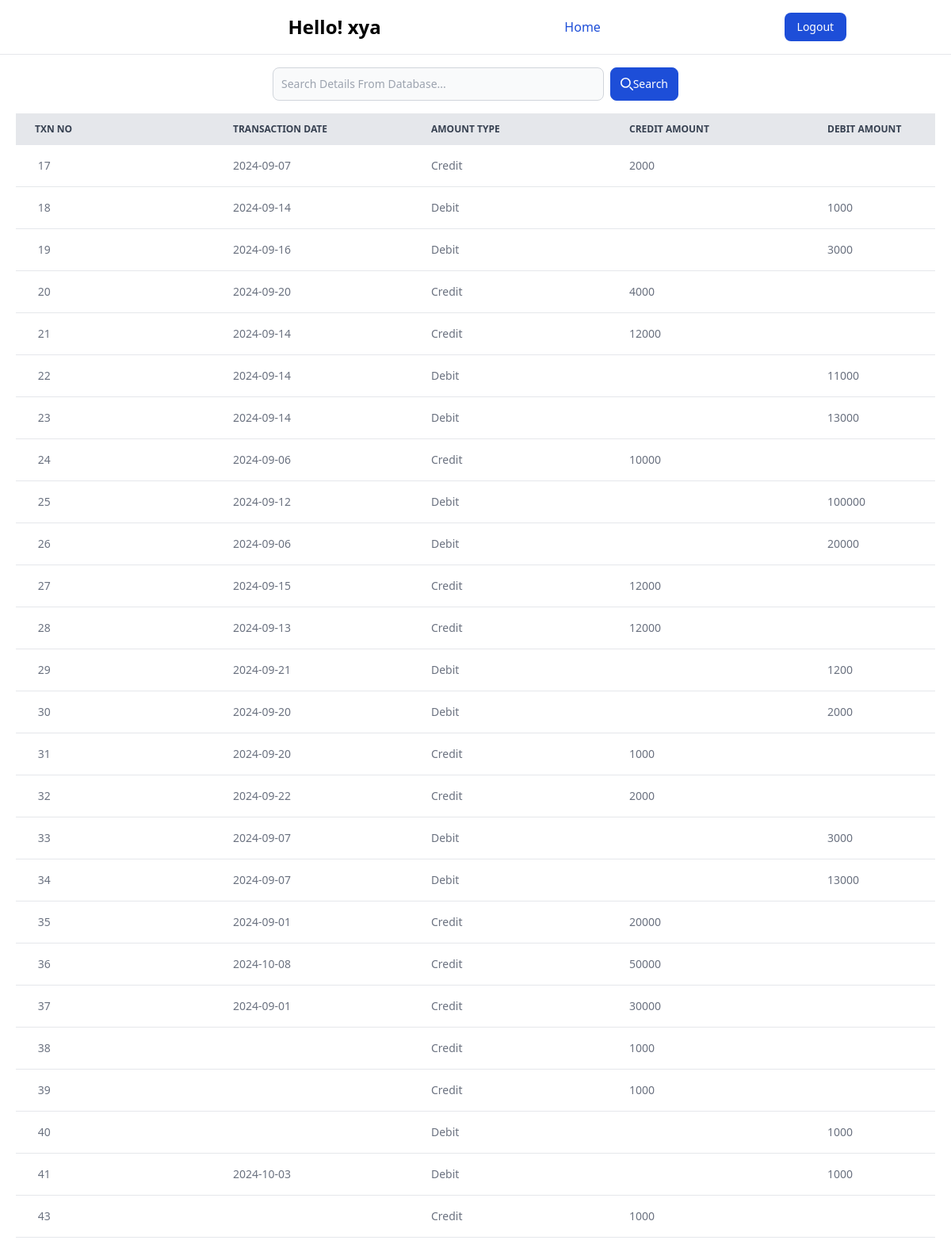
/txn/txn_report.php (signed in), run on an earlier commit of the app's database.
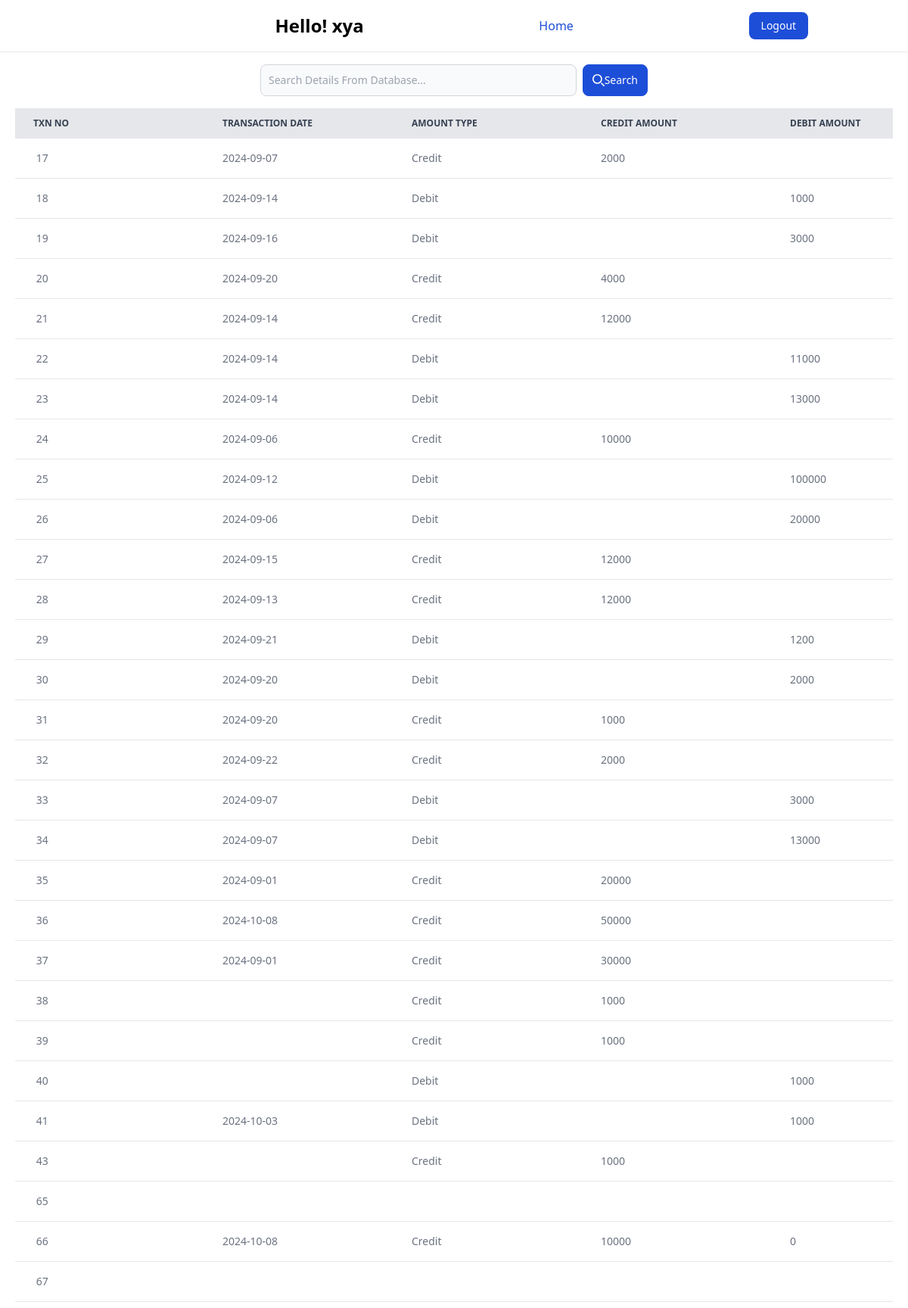
And on a later commit of the database.
### tables this page shows
CREATE TABLE `txn_book` (
  `transaction_no` int NOT NULL AUTO_INCREMENT,
  `transaction_date` varchar(45) DEFAULT NULL,
  `amount_type` varchar(45) DEFAULT NULL,
  `credit_amt` varchar(45) DEFAULT NULL,
  `debit_amt` varchar(45) DEFAULT NULL,
  `net_balance` varchar(45) DEFAULT NULL,
  `particuler_to` varchar(45) DEFAULT NULL,
  `site` varchar(45) DEFAULT NULL,
  `main_head` varchar(45) DEFAULT NULL,
  `sub_head` varchar(45) DEFAULT NULL,
  `bill_cheque_no` varchar(45) DEFAULT NULL,
  `invoice_date` varchar(45) DEFAULT NULL,
  `invoice_no` varchar(45) DEFAULT NULL,
  `gst_no` varchar(45) DEFAULT NULL,
  `remarks` varchar(45) DEFAULT NULL,
  `form_status` varchar(45) NOT NULL DEFAULT 'SAVE',
  `currentUser` varchar(45) DEFAULT NULL,
  `currentTime` varchar(45) DEFAULT NULL,
  PRIMARY KEY (`transaction_no`)
);

### txn/txn_report.php (the view, shortened to what this page needs)
<?php
$conn = mysqli_connect(
    "localhost",
    "root",
    "root",
    "daily_txn_book"
);
$sql = "SELECT * FROM daily_txn_book.txn_book where form_status= 'SUBMIT';";
$result = mysqli_query($conn, $sql);
?>
<!DOCTYPE html>
<html lang="en">
<head>
    <link href="https://cdn.jsdelivr.net/npm/tailwindcss@2.0.4/dist/tailwind.min.css" rel="stylesheet">
</head>
<body class="">
    <div>
        <nav class="bg-white dark:bg-gray-900  w-full z-20 top-0 start-0 border-b border-gray-200 dark:border-gray-600">
            <div class="max-w-screen-xl flex flex-wrap items-center justify-around mx-auto p-4">
                <span class="self-center text-2xl font-semibold whitespace-nowrap dark:text-white">
                    Hello! <?php echo $_SESSION["username"] ?></span>
                <div class="flex md:order-2 space-x-3 md:space-x-0 rtl:space-x-reverse">
                    <a href="../logout.php" type="button"
                        class="text-white bg-blue-700 hover:bg-blue-800 focus:ring-4 focus:outline-none focus:ring-blue-300 font-medium rounded-lg text-sm px-4 py-2 text-center dark:bg-blue-600 dark:hover:bg-blue-700 dark:focus:ring-blue-800">Logout</a>
                </div>
                <div class="items-center justify-between hidden w-full md:flex md:w-auto md:order-1" id="navbar-sticky">
                    <ul
                        class="flex flex-col p-4 md:p-0 mt-4 font-medium border border-gray-100 rounded-lg bg-gray-50 md:space-x-8 rtl:space-x-reverse md:flex-row md:mt-0 md:border-0 md:bg-white dark:bg-gray-800 md:dark:bg-gray-900 dark:border-gray-700">
                        <li>
                            <a href="../testdash.php"
                                class="block py-2 px-3 text-white bg-blue-700 rounded md:bg-transparent md:text-blue-700 md:p-0 md:dark:text-blue-500"
                                aria-current="page">Home</a>
                    </ul>
                </div>
            </div>
        </nav>
    </div>
    <div>
        <form class="flex items-center  max-w-lg mx-auto mt-4" method="POST">
            <div class="relative w-full mr-2">
                <input type="text" id="voice-search" name="search_query"
                    class="bg-gray-50 border border-gray-300 text-gray-900 text-sm rounded-lg focus:ring-blue-500 focus:border-blue-500 block w-full ps-10 p-2.5  dark:bg-gray-700 dark:border-gray-600 dark:placeholder-gray-400 dark:text-white dark:focus:ring-blue-500 dark:focus:border-blue-500"
                    placeholder="Search Details From Database..." required />
            </div>
            <button type="submit" name="search"
                class="inline-flex items-center py-2.5 px-3 ms-2 text-sm font-medium text-white bg-blue-700 rounded-lg border border-blue-700 hover:bg-blue-800 focus:ring-4 focus:outline-none focus:ring-blue-300 dark:bg-blue-600 dark:hover:bg-blue-700 dark:focus:ring-blue-800">
                <svg class="w-4 h-4 me-2" aria-hidden="true" xmlns="http://www.w3.org/2000/svg" fill="none"
                    viewBox="0 0 20 20">
                    <path stroke="currentColor" stroke-linecap="round" stroke-linejoin="round" stroke-width="2"
                        d="m19 19-4-4m0-7A7 7 0 1 1 1 8a7 7 0 0 1 14 0Z" />
                </svg>Search
            </button>
        </form>
    </div>
    <div class="relative overflow-x-auto mt-4 mx-5">
        <table class="w-full text-sm text-left whitespace-nowrap rtl:text-right text-gray-500 dark:text-gray-400 mb-2">
            <thead class="text-xs text-gray-700 uppercase bg-gray-200 dark:bg-gray-700 dark:text-gray-400">
                <tr>
                    <th scope="col" class="px-6 py-3">
                        Txn No
                    </th>
                    <th scope="col" class="px-6 py-3">
                        Transaction Date
                    </th>
                    <th scope="col" class="px-6 py-3">
                        Amount Type
                    </th>
                    <th scope="col" class="px-6 py-3">
                        Credit Amount
                    </th>
                    <th scope="col" class="px-6 py-3">
                        Debit Amount
                    </th>
                </tr>
            </thead>
            <tbody class="" id="rowAreaTbody">
                <?php
                while ($row = mysqli_fetch_assoc($result)) {
                    ?>
                    <tr class="bg-white border-b dark:bg-gray-800 dark:border-gray-700">
                        <th scope="row" class="px-6 py-4">
                            <input type="text" name="" id="" value=" <?php echo $row['transaction_no'] ?>">
                        </th>
                        <td class="px-6 py-4">
                            <input type="text" name="" id="" value="<?php echo $row['transaction_date'] ?>">
                        </td>
                        <td class="px-6 py-4">
                            <input type="text" name="" id="" value="<?php echo $row['amount_type'] ?>">
                        </td>
                        <td class="px-6 py-4">
                            <input type="text" name="" id="" value="<?php echo $row['credit_amt'] ?>">
                        </td>
                        <td class="px-6 py-4">
                            <input type="text" name="" id="" value="<?php echo $row['debit_amt'] ?>">
                        </td>
                    </tr>
                    <?php
                }
                ?>
            </tbody>
        </table>
    </div>
</body>
</html>

What changed in the data, as far as the page shows it:
added txn_book: transaction_no "65"
added txn_book: transaction_no "66", transaction_date "2024-10-08", amount_type "Credit", credit_amt "10000", debit_amt "0"
added txn_book: transaction_no "67"
